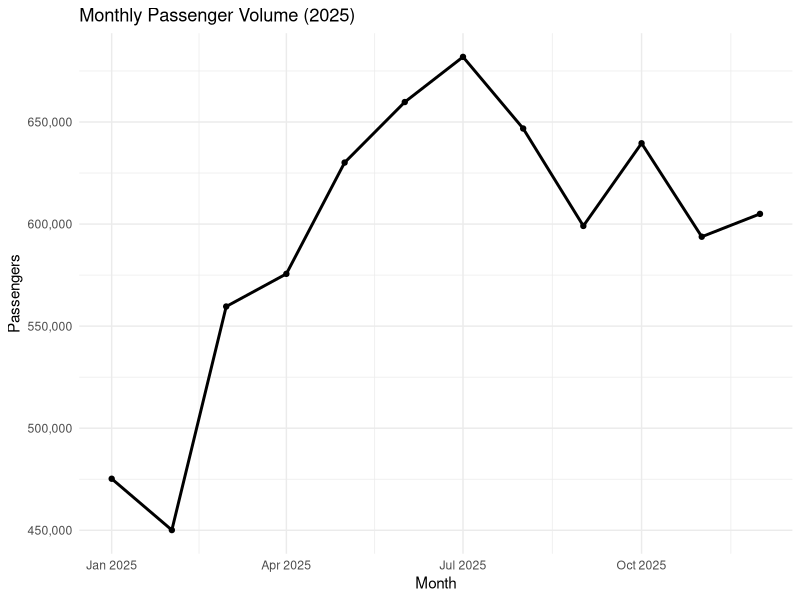
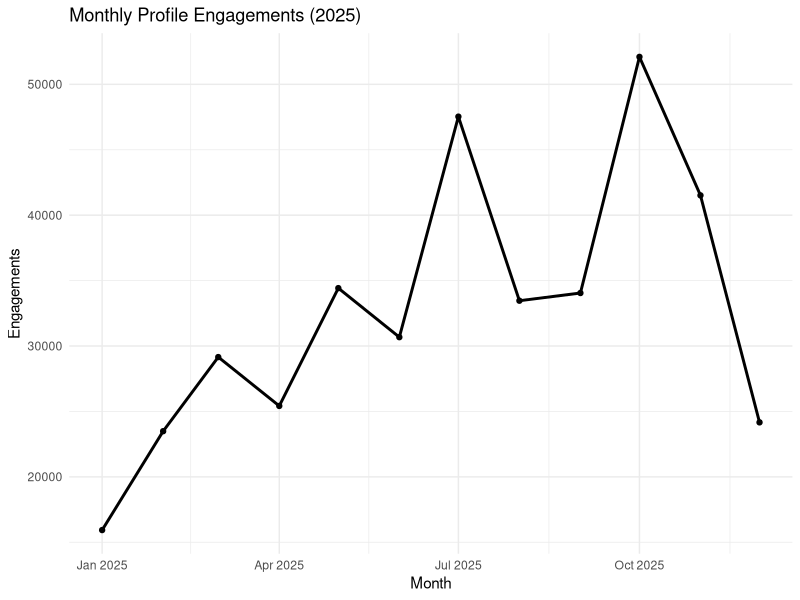
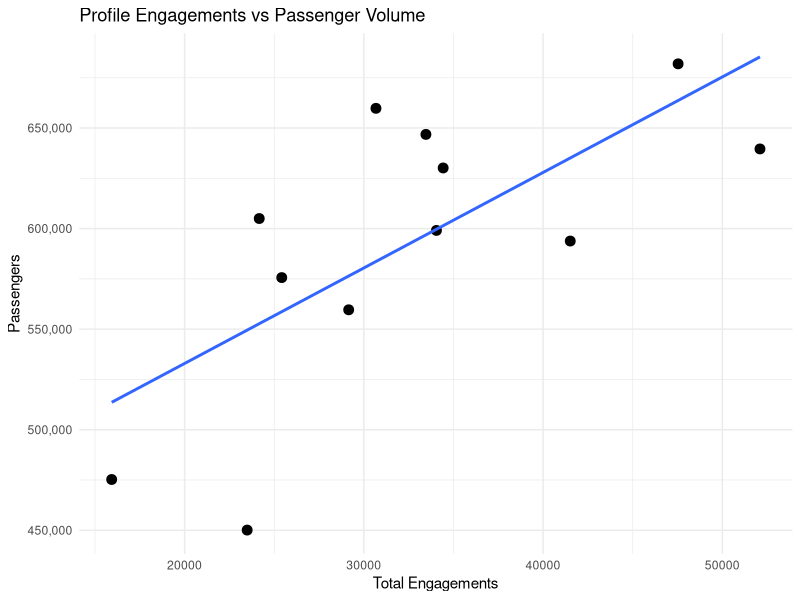
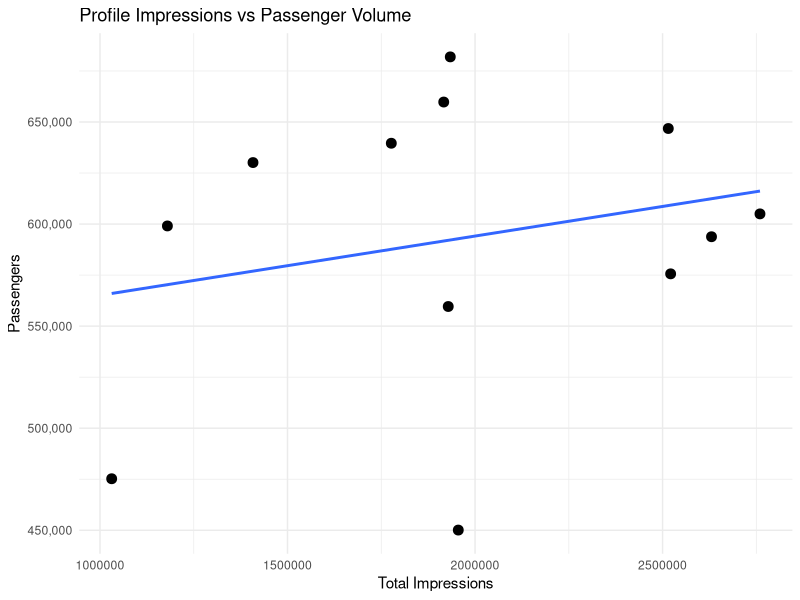
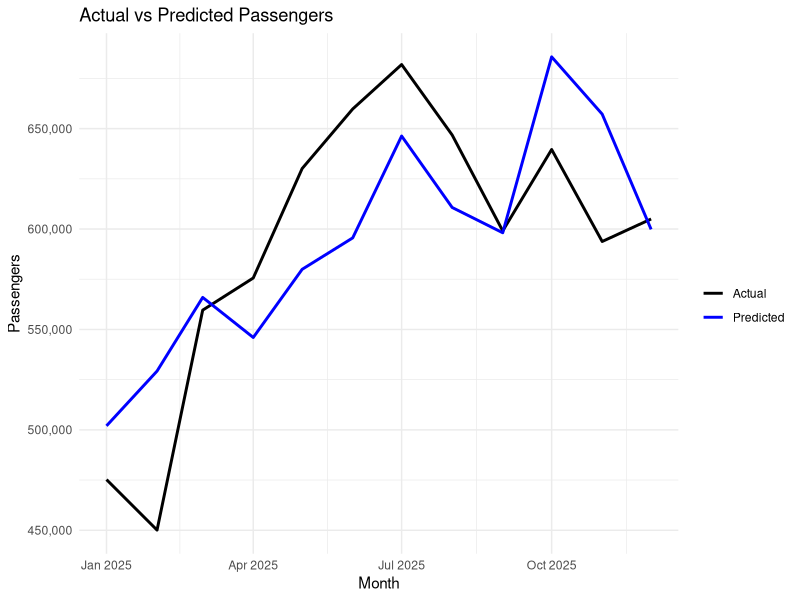
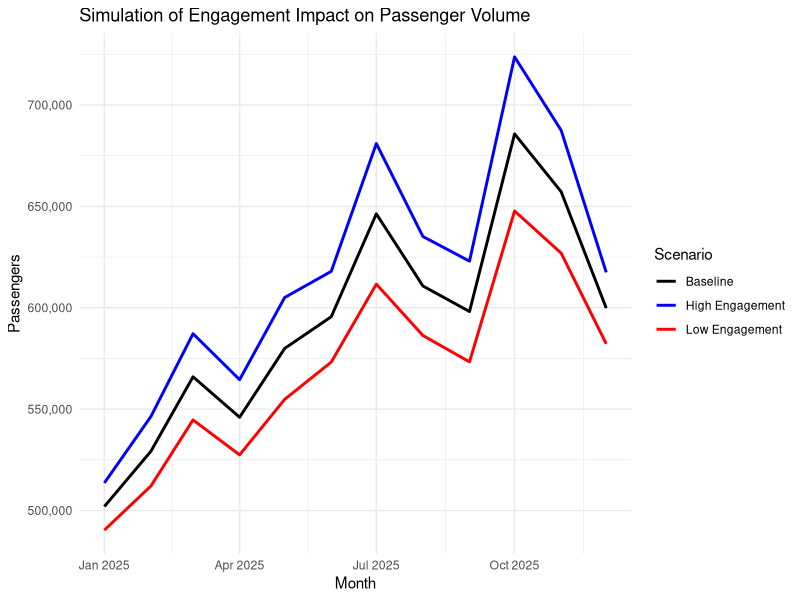
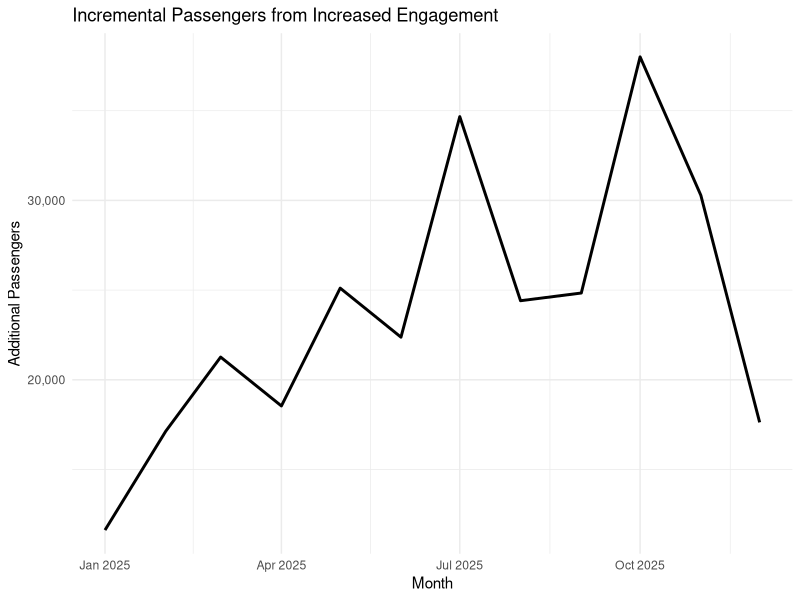

These figures' R source, in order:
## ---- chunk 1
packages <- c("readr", "dplyr", "lubridate", "ggplot2", "scales", "tidyr")
installed <- rownames(installed.packages())

for (p in packages) {
  if (!(p %in% installed)) install.packages(p)
}

library(readr)
library(dplyr)
library(lubridate)
library(ggplot2)
library(scales)
library(tidyr)
## ---- chunk 2
profile <- read_csv("Profile Performance.csv", show_col_types = FALSE)
passengers <- read_csv("pnfs_passengers_long.csv", show_col_types = FALSE)

# 3) Clean passenger data
passengers_monthly <- passengers %>%
  mutate(
    date = as.Date(date),
    year = year(date),
    month = month(date)
  ) %>%
  filter(year == 2025) %>%
  group_by(year, month) %>%
  summarise(
    total_passengers = sum(passengers, na.rm = TRUE),
    .groups = "drop"
  )

print(passengers_monthly)
## ---- chunk 3
profile_clean <- profile %>%
  mutate(
    date = mdy(Date),

    Audience = as.numeric(gsub(",", "", Audience)),
    `Net Audience Growth` = as.numeric(gsub(",", "", `Net Audience Growth`)),
    `Audience Gained` = as.numeric(gsub(",", "", `Audience Gained`)),
    `Published Posts (Total)` = as.numeric(gsub(",", "", `Published Posts (Total)`)),
    Impressions = as.numeric(gsub(",", "", Impressions)),
    `Video Views` = as.numeric(gsub(",", "", `Video Views`)),
    Engagements = as.numeric(gsub(",", "", Engagements)),
    Reactions = as.numeric(gsub(",", "", Reactions)),
    Comments = as.numeric(gsub(",", "", Comments)),
    Shares = as.numeric(gsub(",", "", Shares))
  ) %>%
  mutate(
    year = year(date),
    month = month(date)
  ) %>%
  filter(year == 2025)
## ---- chunk 4
profile_monthly <- profile_clean %>%
  group_by(year, month) %>%
  summarise(
    total_impressions = sum(Impressions, na.rm = TRUE),
    total_engagements = sum(Engagements, na.rm = TRUE),
    total_posts = sum(`Published Posts (Total)`, na.rm = TRUE),
    avg_audience = mean(Audience, na.rm = TRUE),
    net_audience_growth = sum(`Net Audience Growth`, na.rm = TRUE),
    total_video_views = sum(`Video Views`, na.rm = TRUE),
    total_reactions = sum(Reactions, na.rm = TRUE),
    total_comments = sum(Comments, na.rm = TRUE),
    total_shares = sum(Shares, na.rm = TRUE),
    .groups = "drop"
  )

print(profile_monthly)
## ---- chunk 5
data_2025 <- passengers_monthly %>%
  left_join(profile_monthly, by = c("year", "month")) %>%
  arrange(year, month) %>%
  mutate(
    date = as.Date(sprintf("%d-%02d-01", year, month))
  )

print(data_2025)
## ---- chunk 6
colSums(is.na(data_2025))
## ---- chunk 7
data_2025 <- data_2025 %>%
  mutate(
    across(
      c(total_impressions, total_engagements, total_posts, net_audience_growth,
        total_video_views, total_reactions, total_comments, total_shares),
      ~replace_na(., 0)
    )
  )
## ---- chunk 8
cor_vars <- data_2025 %>%
  select(
    total_passengers,
    total_impressions,
    total_engagements,
    total_posts,
    avg_audience,
    net_audience_growth,
    total_video_views
  )

print(cor(cor_vars, use = "complete.obs"))
## ---- chunk 9
model1 <- lm(total_passengers ~ total_engagements, data = data_2025)
summary(model1)

model2 <- lm(total_passengers ~ total_impressions, data = data_2025)
summary(model2)

model3 <- lm(total_passengers ~ total_posts, data = data_2025)
summary(model3)
## ---- chunk 10
data_2025 <- data_2025 %>%
  mutate(
    time_index = row_number(),
    month_factor = factor(month)
  )

model_final <- lm(
  total_passengers ~ total_engagements + total_impressions + total_posts + time_index,
  data = data_2025
)

summary(model_final)
## ---- chunk 11
data_2025 <- data_2025 %>%
  mutate(
    predicted_passengers = predict(model_final, newdata = data_2025)
  )

## ---- chunk 12
ggplot(data_2025, aes(x = date, y = total_passengers)) +
  geom_line(linewidth = 1) +
  geom_point() +
  scale_y_continuous(labels = comma) +
  labs(
    title = "Monthly Passenger Volume (2025)",
    x = "Month",
    y = "Passengers"
  ) +
  theme_minimal()
## ---- chunk 13
ggplot(data_2025, aes(x = date, y = total_engagements)) +
  geom_line(linewidth = 1) +
  geom_point() +
  labs(
    title = "Monthly Profile Engagements (2025)",
    x = "Month",
    y = "Engagements"
  ) +
  theme_minimal()
## ---- chunk 14
ggplot(data_2025, aes(x = total_engagements, y = total_passengers)) +
  geom_point(size = 3) +
  geom_smooth(method = "lm", se = FALSE, linewidth = 1) +
  scale_y_continuous(labels = comma) +
  labs(
    title = "Profile Engagements vs Passenger Volume",
    x = "Total Engagements",
    y = "Passengers"
  ) +
  theme_minimal()
## ---- chunk 15
ggplot(data_2025, aes(x = total_impressions, y = total_passengers)) +
  geom_point(size = 3) +
  geom_smooth(method = "lm", se = FALSE, linewidth = 1) +
  scale_y_continuous(labels = comma) +
  labs(
    title = "Profile Impressions vs Passenger Volume",
    x = "Total Impressions",
    y = "Passengers"
  ) +
  theme_minimal()
## ---- chunk 16
ggplot(data_2025, aes(x = date)) +
  geom_line(aes(y = total_passengers, color = "Actual"), linewidth = 1) +
  geom_line(aes(y = predicted_passengers, color = "Predicted"), linewidth = 1) +
  scale_y_continuous(labels = comma) +
  scale_color_manual(values = c("Actual" = "black", "Predicted" = "blue")) +
  labs(
    title = "Actual vs Predicted Passengers",
    x = "Month",
    y = "Passengers",
    color = ""
  ) +
  theme_minimal()
## ---- chunk 17
# Create scenarios based on engagement changes
simulation <- data_2025 %>%
  mutate(
    low_engagement = total_engagements * 0.8,
    high_engagement = total_engagements * 1.2
  )

# Predict passengers under each scenario
simulation <- simulation %>%
  mutate(
    baseline_pred = predict(model_final, newdata = data_2025),

    low_pred = predict(model_final,
      newdata = data_2025 %>%
        mutate(total_engagements = low_engagement)
    ),

    high_pred = predict(model_final,
      newdata = data_2025 %>%
        mutate(total_engagements = high_engagement)
    )
  )
## ---- chunk 18
ggplot(simulation, aes(x = date)) +
  geom_line(aes(y = baseline_pred, color = "Baseline"), linewidth = 1) +
  geom_line(aes(y = low_pred, color = "Low Engagement"), linewidth = 1) +
  geom_line(aes(y = high_pred, color = "High Engagement"), linewidth = 1) +
  scale_y_continuous(labels = comma) +
  scale_color_manual(values = c(
    "Baseline" = "black",
    "Low Engagement" = "red",
    "High Engagement" = "blue"
  )) +
  labs(
    title = "Simulation of Engagement Impact on Passenger Volume",
    x = "Month",
    y = "Passengers",
    color = "Scenario"
  ) +
  theme_minimal()
## ---- chunk 19
 value_per_passenger <- 20
## ---- chunk 20
roi_results <- simulation %>%
  mutate(
    baseline_value = baseline_pred * value_per_passenger,
    high_value = high_pred * value_per_passenger,
    incremental_value = high_value - baseline_value
  ) %>%
  summarise(
    total_incremental_value = sum(incremental_value, na.rm = TRUE)
  )

print(roi_results)
## ---- chunk 21
ggplot(simulation, aes(x = date)) +
  geom_line(aes(y = high_pred - baseline_pred), linewidth = 1) +
  scale_y_continuous(labels = comma) +
  labs(
    title = "Incremental Passengers from Increased Engagement",
    x = "Month",
    y = "Additional Passengers"
  ) +
  theme_minimal()
